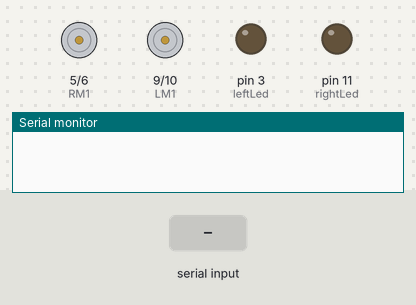
Bench run of a sketch on a simulated Arduino Uno, built with avr-gcc and run on an emulated ATmega328P. On the bench: motor-driver pin pairs drawn as motors (green arrow = first pin HIGH = forward, orange = second pin HIGH = backward, longer = more drive), output pins drawn as LEDs (lit = HIGH), the last lines printed to the serial monitor. The test bench sets the inputs (shaded band).

Above: at 1.2 s.
1.3 s: "1" received over Serial
At 1.6 s:
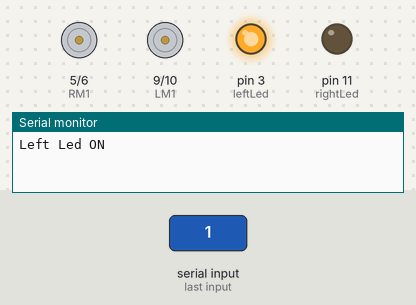
2.8 s: "0" received over Serial
At 3.9 s:
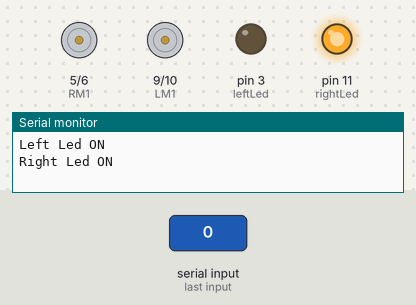
4.3 s: "q" received over Serial
At 5.0 s:
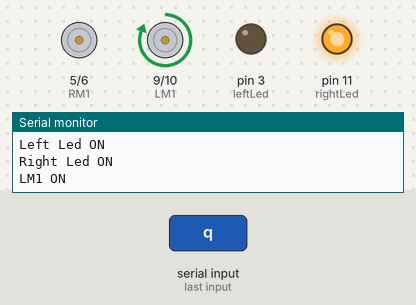
5.8 s: "a" received over Serial
At 6.2 s:
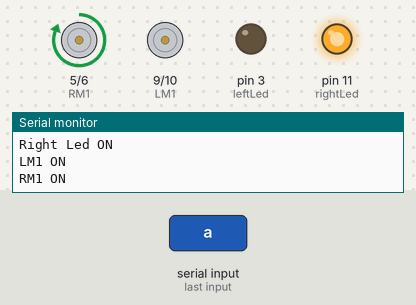
7.3 s: "w" received over Serial
At 8.5 s:
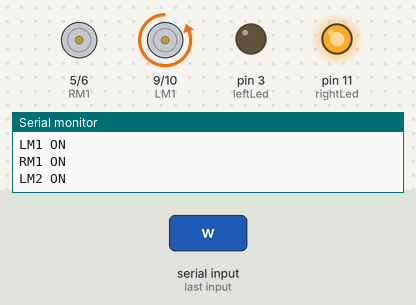
8.8 s: "s" received over Serial
At 9.7 s:
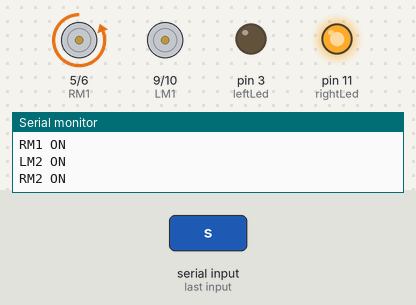
Timing chart, 0 to 11.3 s (numbered marks = the images above; inputs shaded):
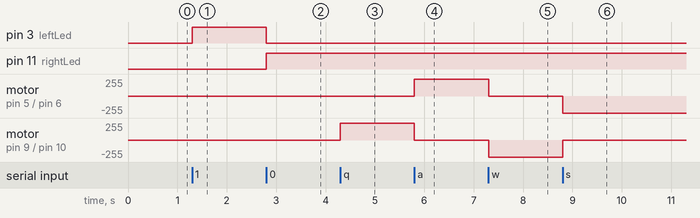

Measured:
- after the input at 1.3 s, pin 3 (leftLed): LOW → HIGH at once
- after the input at 2.8 s, pin 3 (leftLed): HIGH → LOW at once; pin 11 (rightLed): LOW → HIGH at once
- after the input at 4.3 s, motor on pin 9 (LM1) / pin 10 (LM2): stopped → forward 255/255 at once
- after the input at 5.8 s, motor on pin 5 (RM1) / pin 6 (RM2): stopped → forward 255/255 at once; motor on pin 9 (LM1) / pin 10 (LM2): forward 255/255 → stopped at once
- after the input at 7.3 s, motor on pin 5 (RM1) / pin 6 (RM2): forward 255/255 → stopped at once; motor on pin 9 (LM1) / pin 10 (LM2): stopped → backward 255/255 at once
- after the input at 8.8 s, motor on pin 5 (RM1) / pin 6 (RM2): stopped → backward 255/255 at once; motor on pin 9 (LM1) / pin 10 (LM2): backward 255/255 → stopped at once

The sketch:

arduino_code.ino
```cpp
const int leftLed = 3;
const int rightLed = 11;
const int LM1 = 9;
const int LM2 = 10;
const int RM1 = 5;
const int RM2 = 6;

void setup() {
  Serial.begin(9600); // Set the baud rate to match with ROS2
  pinMode(leftLed, OUTPUT); // Set the LED pin as an output
  pinMode(rightLed, OUTPUT);
  pinMode(LM1, OUTPUT);
  pinMode(LM2, OUTPUT);
  pinMode(RM1, OUTPUT);
  pinMode(RM2, OUTPUT);
}

void loop() {
  if (Serial.available() > 0) {
    char receivedChar = Serial.read();
    processCommand(receivedChar);
  }
}

void processCommand(char command) {
  switch (command) {
    case '1':
      setLeds(true, false);
      Serial.println("Left Led ON");
      break;

    case '0':
      setLeds(false, true);
      Serial.println("Right Led ON");
      break;

    case 'q':
      setMotors(HIGH, LOW, LOW, LOW);
      Serial.println("LM1 ON");
      break;

    case 'w':
      setMotors(LOW, HIGH, LOW, LOW);
      Serial.println("LM2 ON");
      break;

    case 'a':
      setMotors(LOW, LOW, HIGH, LOW);
      Serial.println("RM1 ON");
      break;

    case 's':
      setMotors(LOW, LOW, LOW, HIGH);
      Serial.println("RM2 ON");
      break;

    case 't':
      setLeds(false, false);
      setMotors(LOW, LOW, LOW, LOW);
      Serial.println("MOTORS OFF, LEDs OFF");
      break;
  }
}

void setLeds(bool left, bool right) {
  digitalWrite(leftLed, left ? HIGH : LOW);
  digitalWrite(rightLed, right ? HIGH : LOW);
}

void setMotors(int lm1, int lm2, int rm1, int rm2) {
  digitalWrite(LM1, lm1);
  digitalWrite(LM2, lm2);
  digitalWrite(RM1, rm1);
  digitalWrite(RM2, rm2);
}
```
